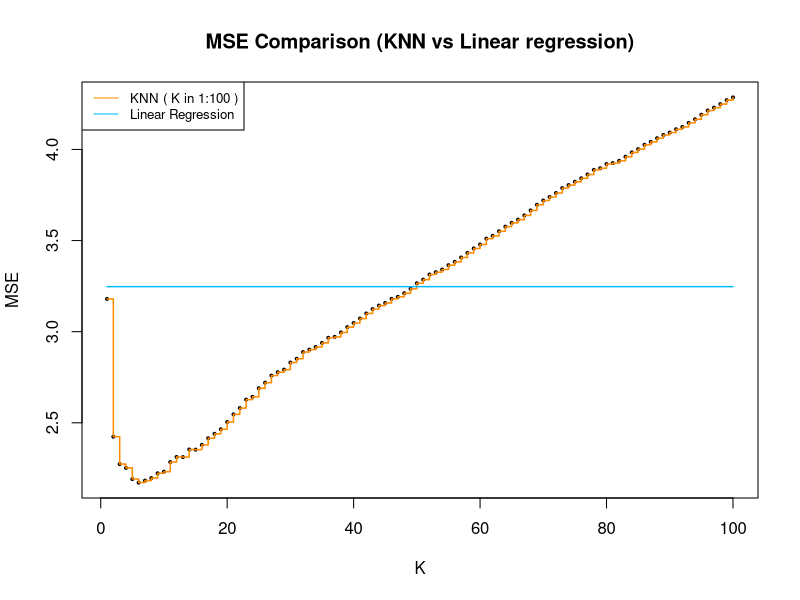

The R script that drew this image:
## ---- chunk 1
  knitr::opts_chunk$set(echo = TRUE)
  knitr::opts_chunk$set(message = FALSE)
  knitr::opts_chunk$set(warning = FALSE)
  knitr::opts_chunk$set(cache = TRUE)
  knitr::opts_chunk$set(fig.height = 6, fig.width = 8, out.width = '50%', fig.align = "center")
  options(width = 90)
## ---- chunk 2
myknn <- function(xtest, xtrain, ytrain, k)
{
  #Assuming Matrix inputs, checking dimensions
  xtest_dim<- dim(xtest)
  xtrain_dim <- dim(xtrain)
  ytrain_dim <- dim(ytrain)
  
  #Create the Ypred output matrix
  ypred <- matrix(data=NA,nrow=xtest_dim[1],ncol= 1)
  
  # Main function to calculate distances and get the top k ytrain
  for ( xtest_row in 1:xtest_dim[1] ){
    #Create the test row vector
    xtest_vector = xtest[xtest_row,]
    
    # To find distance step 1 - subtract xtest_vector from xtrain
    d1 <- sweep(xtrain,2,xtest_vector)
    # To find distance step 2 - sum the squares of rows and take square root
    d2 <- matrix(sqrt(rowSums( d1^2)), xtrain_dim[1],1)
    
    #Combine Ytrain with Distance matrix
    dist_ytrain <- cbind(d2, ytrain)
    colnames(dist_ytrain) <- c('Distance','Ytrain')
    
    #Order by distance
    ordered_dist_ytrain <- dist_ytrain[order(dist_ytrain[,'Distance']),]
    
    # Set Ypred = Average of top K values of ordered_dist_ytrain
    ypred[xtest_row,] <- mean(ordered_dist_ytrain[1:k,'Ytrain'])
  }
  
  return(ypred)
}

## ---- chunk 3
library(MASS)
#Set mean
mu <- c(1, 2, 3, 4, 5)
#Create variance matrix 
sigma <- matrix(0,5,5)
for (i in 1:5){
  for (j in 1:5){
    sigma[i,j] = 0.5 ^ (abs(i-j))
  }
}

#Set seed and generate data
set.seed(1)
x <- mvrnorm(n = 1000, mu, sigma)
y <- matrix(x[,1] + x[,2] + (x[,3] - 2.5)^2 + rnorm(length(x)), nrow(x), 1 )

#Combine data and set variable names
data <- cbind(x,y)
colnames(data) <- c( "x1", "x2", "x3", "x4", "x5", "y")
head(data,3)
## ---- chunk 4
#setting training and testing data
xtrain <- x[1:400,]
xtest <- x[401:1000,]
ytrain <- y[1:400]
ytest <- y[401:1000]
#Using K = 5
k = 5

#Using the function 
ypred <- myknn(xtest, xtrain, ytrain, 5)

#Computing error
knn_error <- colSums((ytest - ypred)^2)/length(ytest)
#MSE with K=5
knn_error

## ---- chunk 5
#Define the max K value
k_range <- 100
# Create an error matrix
knn_errorMatrix = matrix(NA, k_range, 2)
colnames(knn_errorMatrix) <- c("k", "MSE")

#Looping through each K and storing the MSE
for (k in 1:k_range)
{
  ypred <- myknn(xtest, xtrain, ytrain, k)
  knn_errorMatrix[k, 1] <- k
  knn_errorMatrix[k, 2] <- colSums((ytest - ypred)^2)/length(ytest)
}
#Sample of matrix
head(knn_errorMatrix)
## ---- chunk 6
#creating testing and training dataframe for fitting lm model 
train_df <- data.frame(cbind(xtrain,ytrain))
colnames(train_df) <- c('x1','x2','x3','x4','x5', 'ytrain')
test_df <- data.frame(xtest)
colnames(test_df) <- c('x1','x2','x3','x4','x5')

#Fitting the lm model
linear_model = lm(ytrain ~ x1+x2+x3+x4+x5, data = train_df)
#Predicting 
ypred_lm <- matrix(predict(linear_model, data.frame(test_df)), length(ytest), 1)

#Calculating the MSE
error_lm <- colSums((ytest - ypred_lm)^2)/length(ytest)
error_lm

## ---- chunk 7
#Plotting the figure and adding the legend
plot( 1:k_range, knn_errorMatrix[ , 2], pch = 19, cex = 0.4, xlab = "K", ylab = "MSE")
lines(1:k_range, knn_errorMatrix[ , 2], type = "s", col = "darkorange", lwd = 1.5)
lines(1:k_range, rep(error_lm, k_range), type = "s", col = "deepskyblue", lwd = 1.5)
title(main="MSE Comparison (KNN vs Linear regression)")
legend("topleft", legend=c("KNN ( K in 1:100 )", "Linear Regression"),
       col=c("darkorange", "deepskyblue"), lty=1, cex=0.8)
